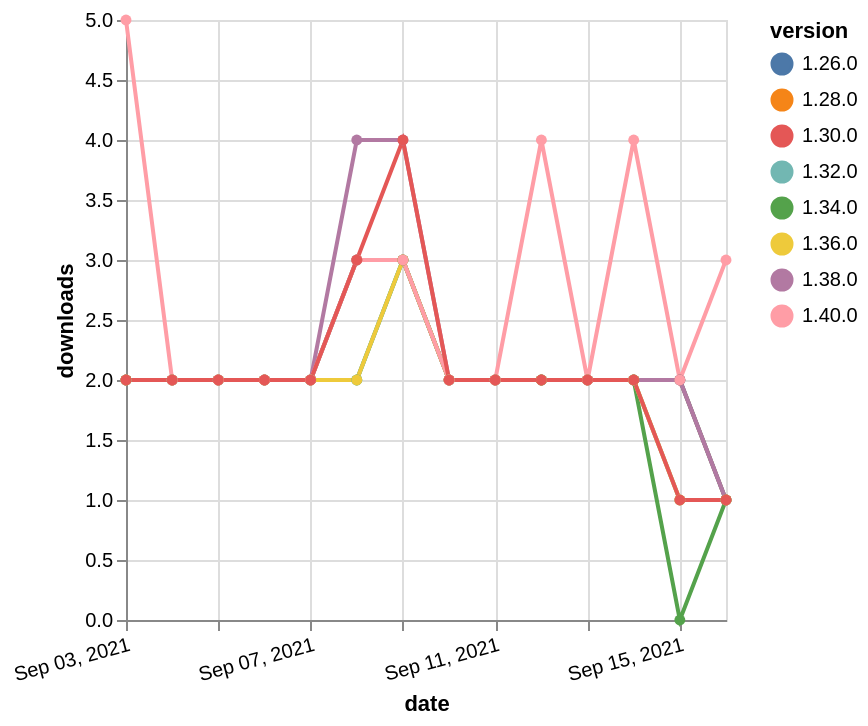

Source (Vega-Lite JSON):
### Vega-Lite specification from a JSON file in a GitHub repository (floating-point values rounded to 4 significant figures)
{"$schema": "https://vega.github.io/schema/vega-lite/v5.json", "description": "A simple bar chart with embedded data.", "data": {"values": [{"date": "2021-09-03", "total": 1450, "delta": 2, "version": "1.34.0"}, {"date": "2021-09-04", "total": 1452, "delta": 2, "version": "1.34.0"}, {"date": "2021-09-05", "total": 1454, "delta": 2, "version": "1.34.0"}, {"date": "2021-09-06", "total": 1456, "delta": 2, "version": "1.34.0"}, {"date": "2021-09-07", "total": 1458, "delta": 2, "version": "1.34.0"}, {"date": "2021-09-08", "total": 1460, "delta": 2, "version": "1.34.0"}, {"date": "2021-09-09", "total": 1463, "delta": 3, "version": "1.34.0"}, {"date": "2021-09-10", "total": 1465, "delta": 2, "version": "1.34.0"}, {"date": "2021-09-11", "total": 1467, "delta": 2, "version": "1.34.0"}, {"date": "2021-09-12", "total": 1469, "delta": 2, "version": "1.34.0"}, {"date": "2021-09-13", "total": 1471, "delta": 2, "version": "1.34.0"}, {"date": "2021-09-14", "total": 1473, "delta": 2, "version": "1.34.0"}, {"date": "2021-09-15", "total": 1473, "delta": 0, "version": "1.34.0"}, {"date": "2021-09-16", "total": 1474, "delta": 1, "version": "1.34.0"}, {"date": "2021-09-03", "total": 1628, "delta": 2, "version": "1.32.0"}, {"date": "2021-09-04", "total": 1630, "delta": 2, "version": "1.32.0"}, {"date": "2021-09-05", "total": 1632, "delta": 2, "version": "1.32.0"}, {"date": "2021-09-06", "total": 1634, "delta": 2, "version": "1.32.0"}, {"date": "2021-09-07", "total": 1636, "delta": 2, "version": "1.32.0"}, {"date": "2021-09-08", "total": 1638, "delta": 2, "version": "1.32.0"}, {"date": "2021-09-09", "total": 1641, "delta": 3, "version": "1.32.0"}, {"date": "2021-09-10", "total": 1643, "delta": 2, "version": "1.32.0"}, {"date": "2021-09-11", "total": 1645, "delta": 2, "version": "1.32.0"}, {"date": "2021-09-12", "total": 1647, "delta": 2, "version": "1.32.0"}, {"date": "2021-09-13", "total": 1649, "delta": 2, "version": "1.32.0"}, {"date": "2021-09-14", "total": 1651, "delta": 2, "version": "1.32.0"}, {"date": "2021-09-15", "total": 1652, "delta": 1, "version": "1.32.0"}, {"date": "2021-09-16", "total": 1653, "delta": 1, "version": "1.32.0"}, {"date": "2021-09-03", "total": 2280, "delta": 2, "version": "1.28.0"}, {"date": "2021-09-04", "total": 2282, "delta": 2, "version": "1.28.0"}, {"date": "2021-09-05", "total": 2284, "delta": 2, "version": "1.28.0"}, {"date": "2021-09-06", "total": 2286, "delta": 2, "version": "1.28.0"}, {"date": "2021-09-07", "total": 2288, "delta": 2, "version": "1.28.0"}, {"date": "2021-09-08", "total": 2291, "delta": 3, "version": "1.28.0"}, {"date": "2021-09-09", "total": 2294, "delta": 3, "version": "1.28.0"}, {"date": "2021-09-10", "total": 2296, "delta": 2, "version": "1.28.0"}, {"date": "2021-09-11", "total": 2298, "delta": 2, "version": "1.28.0"}, {"date": "2021-09-12", "total": 2300, "delta": 2, "version": "1.28.0"}, {"date": "2021-09-13", "total": 2302, "delta": 2, "version": "1.28.0"}, {"date": "2021-09-14", "total": 2304, "delta": 2, "version": "1.28.0"}, {"date": "2021-09-15", "total": 2306, "delta": 2, "version": "1.28.0"}, {"date": "2021-09-16", "total": 2307, "delta": 1, "version": "1.28.0"}, {"date": "2021-09-03", "total": 2326, "delta": 2, "version": "1.26.0"}, {"date": "2021-09-04", "total": 2328, "delta": 2, "version": "1.26.0"}, {"date": "2021-09-05", "total": 2330, "delta": 2, "version": "1.26.0"}, {"date": "2021-09-06", "total": 2332, "delta": 2, "version": "1.26.0"}, {"date": "2021-09-07", "total": 2334, "delta": 2, "version": "1.26.0"}, {"date": "2021-09-08", "total": 2337, "delta": 3, "version": "1.26.0"}, {"date": "2021-09-09", "total": 2340, "delta": 3, "version": "1.26.0"}, {"date": "2021-09-10", "total": 2342, "delta": 2, "version": "1.26.0"}, {"date": "2021-09-11", "total": 2344, "delta": 2, "version": "1.26.0"}, {"date": "2021-09-12", "total": 2346, "delta": 2, "version": "1.26.0"}, {"date": "2021-09-13", "total": 2348, "delta": 2, "version": "1.26.0"}, {"date": "2021-09-14", "total": 2350, "delta": 2, "version": "1.26.0"}, {"date": "2021-09-15", "total": 2352, "delta": 2, "version": "1.26.0"}, {"date": "2021-09-16", "total": 2353, "delta": 1, "version": "1.26.0"}, {"date": "2021-09-03", "total": 730, "delta": 2, "version": "1.38.0"}, {"date": "2021-09-04", "total": 732, "delta": 2, "version": "1.38.0"}, {"date": "2021-09-05", "total": 734, "delta": 2, "version": "1.38.0"}, {"date": "2021-09-06", "total": 736, "delta": 2, "version": "1.38.0"}, {"date": "2021-09-07", "total": 738, "delta": 2, "version": "1.38.0"}, {"date": "2021-09-08", "total": 742, "delta": 4, "version": "1.38.0"}, {"date": "2021-09-09", "total": 746, "delta": 4, "version": "1.38.0"}, {"date": "2021-09-10", "total": 748, "delta": 2, "version": "1.38.0"}, {"date": "2021-09-11", "total": 750, "delta": 2, "version": "1.38.0"}, {"date": "2021-09-12", "total": 752, "delta": 2, "version": "1.38.0"}, {"date": "2021-09-13", "total": 754, "delta": 2, "version": "1.38.0"}, {"date": "2021-09-14", "total": 756, "delta": 2, "version": "1.38.0"}, {"date": "2021-09-15", "total": 758, "delta": 2, "version": "1.38.0"}, {"date": "2021-09-16", "total": 759, "delta": 1, "version": "1.38.0"}, {"date": "2021-09-03", "total": 1005, "delta": 2, "version": "1.36.0"}, {"date": "2021-09-04", "total": 1007, "delta": 2, "version": "1.36.0"}, {"date": "2021-09-05", "total": 1009, "delta": 2, "version": "1.36.0"}, {"date": "2021-09-06", "total": 1011, "delta": 2, "version": "1.36.0"}, {"date": "2021-09-07", "total": 1013, "delta": 2, "version": "1.36.0"}, {"date": "2021-09-08", "total": 1015, "delta": 2, "version": "1.36.0"}, {"date": "2021-09-09", "total": 1018, "delta": 3, "version": "1.36.0"}, {"date": "2021-09-10", "total": 1020, "delta": 2, "version": "1.36.0"}, {"date": "2021-09-11", "total": 1022, "delta": 2, "version": "1.36.0"}, {"date": "2021-09-12", "total": 1024, "delta": 2, "version": "1.36.0"}, {"date": "2021-09-13", "total": 1026, "delta": 2, "version": "1.36.0"}, {"date": "2021-09-14", "total": 1028, "delta": 2, "version": "1.36.0"}, {"date": "2021-09-15", "total": 1029, "delta": 1, "version": "1.36.0"}, {"date": "2021-09-16", "total": 1030, "delta": 1, "version": "1.36.0"}, {"date": "2021-09-03", "total": 233, "delta": 5, "version": "1.40.0"}, {"date": "2021-09-04", "total": 235, "delta": 2, "version": "1.40.0"}, {"date": "2021-09-05", "total": 237, "delta": 2, "version": "1.40.0"}, {"date": "2021-09-06", "total": 239, "delta": 2, "version": "1.40.0"}, {"date": "2021-09-07", "total": 241, "delta": 2, "version": "1.40.0"}, {"date": "2021-09-08", "total": 244, "delta": 3, "version": "1.40.0"}, {"date": "2021-09-09", "total": 247, "delta": 3, "version": "1.40.0"}, {"date": "2021-09-10", "total": 249, "delta": 2, "version": "1.40.0"}, {"date": "2021-09-11", "total": 251, "delta": 2, "version": "1.40.0"}, {"date": "2021-09-12", "total": 255, "delta": 4, "version": "1.40.0"}, {"date": "2021-09-13", "total": 257, "delta": 2, "version": "1.40.0"}, {"date": "2021-09-14", "total": 261, "delta": 4, "version": "1.40.0"}, {"date": "2021-09-15", "total": 263, "delta": 2, "version": "1.40.0"}, {"date": "2021-09-16", "total": 266, "delta": 3, "version": "1.40.0"}, {"date": "2021-09-03", "total": 2197, "delta": 2, "version": "1.30.0"}, {"date": "2021-09-04", "total": 2199, "delta": 2, "version": "1.30.0"}, {"date": "2021-09-05", "total": 2201, "delta": 2, "version": "1.30.0"}, {"date": "2021-09-06", "total": 2203, "delta": 2, "version": "1.30.0"}, {"date": "2021-09-07", "total": 2205, "delta": 2, "version": "1.30.0"}, {"date": "2021-09-08", "total": 2208, "delta": 3, "version": "1.30.0"}, {"date": "2021-09-09", "total": 2212, "delta": 4, "version": "1.30.0"}, {"date": "2021-09-10", "total": 2214, "delta": 2, "version": "1.30.0"}, {"date": "2021-09-11", "total": 2216, "delta": 2, "version": "1.30.0"}, {"date": "2021-09-12", "total": 2218, "delta": 2, "version": "1.30.0"}, {"date": "2021-09-13", "total": 2220, "delta": 2, "version": "1.30.0"}, {"date": "2021-09-14", "total": 2222, "delta": 2, "version": "1.30.0"}, {"date": "2021-09-15", "total": 2223, "delta": 1, "version": "1.30.0"}, {"date": "2021-09-16", "total": 2224, "delta": 1, "version": "1.30.0"}]}, "width": "container", "mark": {"type": "line", "point": {"filled": true}}, "encoding": {"x": {"field": "date", "type": "temporal", "timeUnit": "yearmonthdate", "title": "date", "axis": {"labelAngle": -15}}, "y": {"field": "delta", "type": "quantitative", "title": "downloads"}, "color": {"field": "version", "type": "nominal"}, "tooltip": {"field": "delta"}}}
